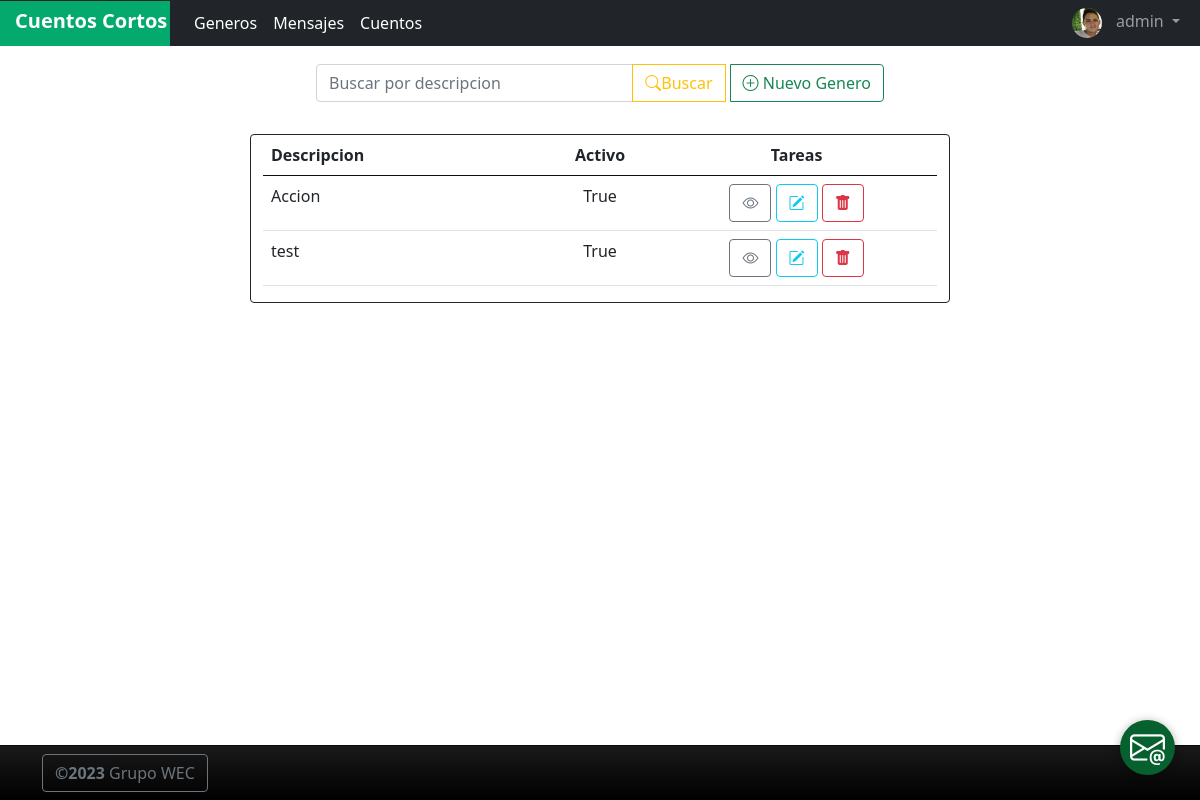
Screenshot of /genero/list (signed in) with the database file from the repository.
### AppShortStories/models.py (models this page shows, shortened)
class Profile(models.Model):
    nombre = models.CharField(max_length=50)
    apellido = models.CharField(max_length=50)
    email = models.EmailField()
    telefono = models.CharField(max_length=20)
    user = models.OneToOneField(to = User,on_delete = models.CASCADE,related_name='profile')
    imagen = models.ImageField(upload_to="profiles", null=True, blank=True)

class Genero(models.Model):
    descripcion = models.CharField(max_length=50)
    estado = models.BooleanField(default = False)
    creador = models.ForeignKey(to=User,on_delete = models.CASCADE, related_name="creador")

### AppShortStories/views.py (the view)
# urls.py: path('genero/list', BuscarGenero.as_view(), name="genero-list"),
class BuscarGenero(LoginRequiredMixin, ListView):
    model = Genero
    context_object_name = "generos"
    def get_queryset(self):
        f = BuscarGeneroform(self.request.GET)
        user_id = self.request.user.id
        if f.is_valid():
           return Genero.objects.filter(descripcion__icontains =f.data["criterio_descripcion"],creador = user_id ).all()
        return Genero.objects.filter(creador = user_id)

### AppShortStories/templates/AppShortStories/genero_list.html
{% extends "AppShortStories/index.html" %}
{% block body %}
<div class="container w-50 p-3">
    <form>
        <div class="input-group mb-3">
            <input name="criterio_descripcion" maxlength="50" type="text" class="form-control" placeholder="Buscar por descripcion" aria-label="Recipient's username" aria-describedby="button-addon2">
            <button class="btn btn-outline-warning" type="submit" id="button-addon2" style="margin-right: 5px;"><i class="bi bi-search"></i>Buscar</button>
            <a class="btn btn-outline-success" href="{% url 'genero-create' %}"><i class="bi bi-plus-circle"></i> Nuevo Genero</a>
        </div>
    </form>
</div>
{% if not generos %}
<div class="container w-50 p-3" id="central">
    <span></span>
    <h5>No se encontro informacion <i class="bi bi-exclamation-diamond"></i></h5>
</div>
{% else %}
<div class="container card border-dark" style="width: 700px;">
    <table class="table table table-hover" cellpadding="2" cellspacing="0">
        <tr id="Headboard">
            <th scope="col" style="width: 40px;">Descripcion</th>
            <th scope="col" style="width: 15px; text-align: center">Activo</th>
            <th style="text-align: center; width: 40px">Tareas</th>
        </tr>
        {% for genero in generos %}
        <tr>
            <td style="width: 40px;">{{genero.descripcion}}</td>
            <td style="width: 15px; text-align: center">{{genero.estado}}</td>
            <td style="text-align: center; width: 40px">
                <a href="{% url 'genero-detail' genero.id %}" class="btn btn-outline-secondary"><i
                        class="bi bi-eye"></i></a>
                {% if user.is_authenticated %}
                <a href="{% url 'genero-edit' genero.id %}" class="btn btn-outline-info"><i
                        class="bi bi-pencil-square"></i></a>
                <a href="{% url 'genero-delete' genero.id %}" class="btn btn-outline-danger"><i
                        class="bi bi-trash-fill"></i></a>
                {% endif %}
            </td>
        </tr>
        {% endfor %}
    </table>
</div>
{% endif %}
{% endblock %}

### AppShortStories/templates/AppShortStories/index.html (shortened to what this page needs)
<!DOCTYPE html>
<html lang="en">
<head>
    {% load static %}
    <link href="https://cdn.jsdelivr.net/npm/bootstrap@5.0.2/dist/css/bootstrap.min.css" rel="stylesheet">
    <link rel="stylesheet" href="https://cdn.jsdelivr.net/npm/bootstrap-icons@1.10.4/font/bootstrap-icons.css">
    <link href="{% static 'AppShortStories/css/estilo.css' %}"  rel="stylesheet"/>
</head>
<body>
  <nav class="navbar navbar-expand-lg navbar-dark bg-dark fixed-top" style="padding: 0px;">
    <div class="container-fluid" style="padding-left: 0px;">
      <a style="width: 170px; height: 45px; " class="navbar-brand" href="{% url 'inicio' %}"><strong
          style="margin-left: 15px;">Cuentos Cortos</strong></a>
      <div class="collapse navbar-collapse" id="navbarSupportedContent">
        <ul class="navbar-nav me-auto mb-2 mb-lg-0">
          {% if user.is_authenticated %}
          {% if user.id == 1 %}
          <li class="nav-item">
            <a class="nav-link active" aria-current="page" href="{% url 'genero-list' %}">Generos</a>
          </li>
          {% endif %}
          {% if user.profile.email%}
          <li class="nav-item">
            <a class="nav-link active" aria-current="page" href="{% url 'mensaje-list' %}">Mensajes</a>
          </li>
          {% endif %}
          <li class="nav-item">
            <a class="nav-link active" aria-current="page" href="{% url 'cuento-list' %}">Cuentos</a>
          </li>
          {% endif %}
        </ul>
        {% if user.is_authenticated %}
        <ul class="navbar-nav justify-content-end">
          <li class="nav-item dropdown">
            <a class="nav-link dropdown-toggle" href="#" role="button" data-bs-toggle="dropdown" aria-expanded="false">
              {% if user.profile.imagen %}
              <img src="{{ user.profile.imagen.url }}" height="100%" width="30px"
                style="border-radius: 50%; margin-right: 10px;">
              {% endif %}
              {{user.username}}
            </a>
          </li>
        </ul>
        {% endif %}
      </div>
    </div>
  </nav>
  <br>
  <br>
    {% block body %}
    {% endblock %}
    <a class="btn-wsp" href="{% url 'mensaje-send' %}"><i class="bi bi-envelope-at"></i></a>
    <br>
    <br>
  </body>
  {% if user.is_authenticated %}
  <footer id="sticky-footer" class="flex-shrink-0 py-2 bg-dark text-white-50">
    <div class="container">
      <button class="btn btn-outline-secondary" type="button" data-bs-toggle="offcanvas" data-bs-target="#offcanvasWithBackdrop" aria-controls="offcanvasWithBackdrop"><strong>&copy;2023 </strong>Grupo WEC</button>
     </div>
  </footer>
{% endif %}
</html>

### AppShortStories/static/AppShortStories/css/estilo.css (style rules this page uses)
table { table-layout: fixed; width: 250px; }
th, td { width: 100px; word-wrap: break-word; }
#Headboard { border-bottom: rgb(15, 15, 15) 1px solid; }
footer { height: 55px; background-color: #191919; background-image: -moz-linear-gradient(top, #191919, #000000); background-image: -o-linear-gradient(top, #191919, #000000); background-image: -webkit-gradient(linear, left top, left bottom, color-stop(0, #191919), color-stop(1, #000000)); background-image: -webkit-linear-gradient(#191919, #000000); background-image: linear-gradient(top, #191919, #000000); filter: progid:DXImageTransform.Microsoft.gradient(startColorStr='#191919', endColorStr='#000000'); border-top: 1px solid rgba(30, 30, 30, 0.3); width: 100%; position: fixed; bottom: 0; }
.btn-wsp { position:fixed; width:55px; height:55px; line-height: 55px; bottom:25px; right:25px; background:#06612f; color:#FFF; border-radius:50px; text-align:center; font-size:35px; box-shadow: 0px 1px 10px rgba(0,0,0,0.3); z-index:100; transition: all 300ms ease; }

### rows the page displays
Genero: descripcion "Accion", estado "True"
Genero: descripcion "test", estado "True"

### other values shown
{{ user.username }} "admin"
